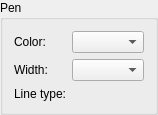
<?xml version="1.0" encoding="UTF-8"?>
<ui version="4.0">
 <class>QG_WidgetPen</class>
 <widget class="QWidget" name="QG_WidgetPen">
  <property name="geometry">
   <rect>
    <x>0</x>
    <y>0</y>
    <width>152</width>
    <height>114</height>
   </rect>
  </property>
  <property name="sizePolicy">
   <sizepolicy hsizetype="MinimumExpanding" vsizetype="MinimumExpanding">
    <horstretch>0</horstretch>
    <verstretch>0</verstretch>
   </sizepolicy>
  </property>
  <property name="minimumSize">
   <size>
    <width>0</width>
    <height>0</height>
   </size>
  </property>
  <property name="windowTitle">
   <string>Pen</string>
  </property>
  <layout class="QHBoxLayout" name="horizontalLayout">
   <property name="spacing">
    <number>0</number>
   </property>
   <property name="leftMargin">
    <number>0</number>
   </property>
   <property name="topMargin">
    <number>0</number>
   </property>
   <property name="rightMargin">
    <number>0</number>
   </property>
   <property name="bottomMargin">
    <number>0</number>
   </property>
   <item>
    <widget class="QGroupBox" name="bgPen">
     <property name="minimumSize">
      <size>
       <width>0</width>
       <height>0</height>
      </size>
     </property>
     <property name="title">
      <string>Pen</string>
     </property>
     <layout class="QGridLayout">
      <item row="0" column="0">
       <widget class="QLabel" name="lColor">
        <property name="sizePolicy">
         <sizepolicy hsizetype="MinimumExpanding" vsizetype="Preferred">
          <horstretch>0</horstretch>
          <verstretch>0</verstretch>
         </sizepolicy>
        </property>
        <property name="text">
         <string>Color:</string>
        </property>
        <property name="wordWrap">
         <bool>false</bool>
        </property>
       </widget>
      </item>
      <item row="1" column="0">
       <widget class="QLabel" name="lWidth">
        <property name="sizePolicy">
         <sizepolicy hsizetype="MinimumExpanding" vsizetype="Preferred">
          <horstretch>0</horstretch>
          <verstretch>0</verstretch>
         </sizepolicy>
        </property>
        <property name="text">
         <string>Width:</string>
        </property>
        <property name="wordWrap">
         <bool>false</bool>
        </property>
       </widget>
      </item>
      <item row="2" column="0">
       <widget class="QLabel" name="lLineType">
        <property name="sizePolicy">
         <sizepolicy hsizetype="MinimumExpanding" vsizetype="Preferred">
          <horstretch>0</horstretch>
          <verstretch>0</verstretch>
         </sizepolicy>
        </property>
        <property name="text">
         <string>Line type:</string>
        </property>
        <property name="wordWrap">
         <bool>false</bool>
        </property>
       </widget>
      </item>
      <item row="3" column="0">
       <spacer name="vsSpacerVertical">
        <property name="orientation">
         <enum>Qt::Vertical</enum>
        </property>
        <property name="sizeType">
         <enum>QSizePolicy::Expanding</enum>
        </property>
        <property name="sizeHint" stdset="0">
         <size>
          <width>21</width>
          <height>0</height>
         </size>
        </property>
       </spacer>
      </item>
      <item row="0" column="1">
       <widget class="QG_ColorBox" name="cbColor">
        <property name="toolTip">
         <string>Color of line</string>
        </property>
       </widget>
      </item>
      <item row="1" column="1">
       <widget class="QG_WidthBox" name="cbWidth">
        <property name="toolTip">
         <string>Width of line</string>
        </property>
       </widget>
      </item>
      <item row="2" column="1">
       <widget class="QG_LineTypeBox" name="cbLineType" native="true">
        <property name="toolTip">
         <string>Type of line</string>
        </property>
       </widget>
      </item>
      <item row="0" column="2">
       <spacer name="horizontalSpacer">
        <property name="orientation">
         <enum>Qt::Horizontal</enum>
        </property>
        <property name="sizeHint" stdset="0">
         <size>
          <width>0</width>
          <height>20</height>
         </size>
        </property>
       </spacer>
      </item>
     </layout>
    </widget>
   </item>
  </layout>
 </widget>
 <layoutdefault spacing="6" margin="11"/>
 <customwidgets>
  <customwidget>
   <class>QG_ColorBox</class>
   <extends>QComboBox</extends>
   <header>../ui/components/comboboxes/qg_colorbox.h</header>
  </customwidget>
  <customwidget>
   <class>QG_WidthBox</class>
   <extends>QComboBox</extends>
   <header>../ui/components/comboboxes/qg_widthbox.h</header>
  </customwidget>
  <customwidget>
   <class>QG_LineTypeBox</class>
   <extends>QWidget</extends>
   <header>qg_linetypebox.h</header>
  </customwidget>
 </customwidgets>
 <resources/>
 <connections/>
</ui>
